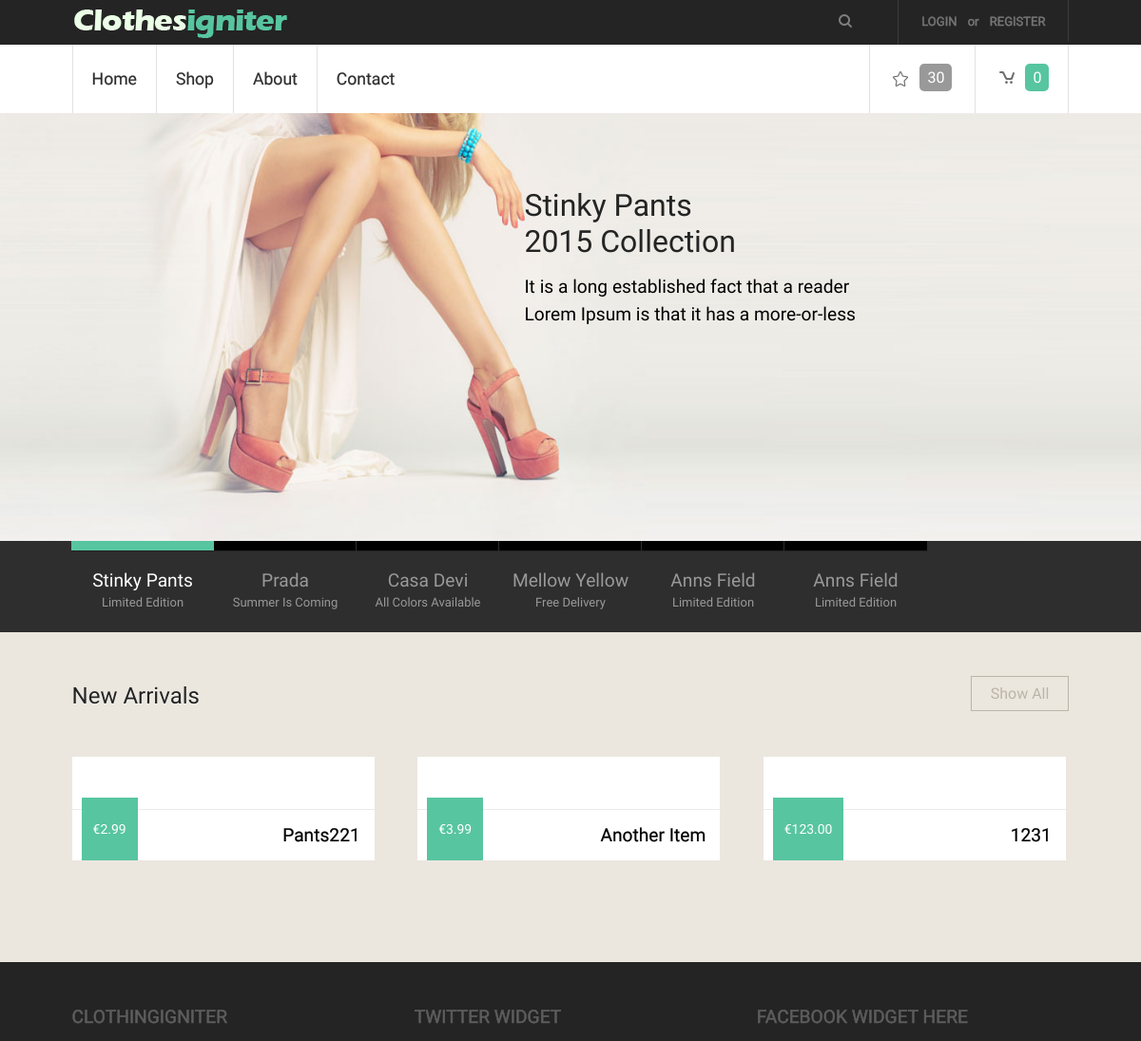
Before: / (upper part) with the older database file.
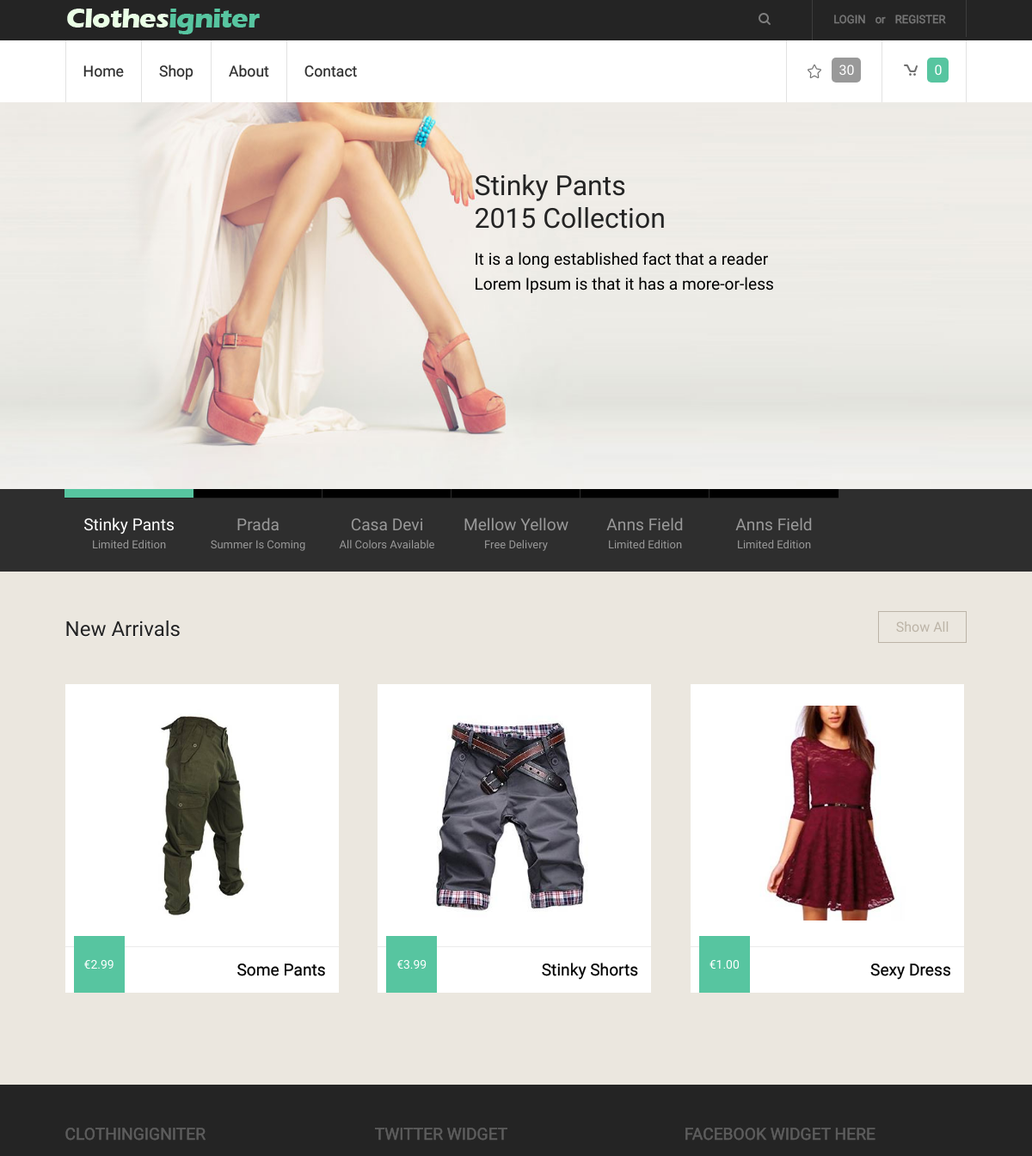
After: the same page with the newer database file.
### tables this page shows
CREATE TABLE IF NOT EXISTS `store_items` (
`id` int(11) NOT NULL,
  `item_name` varchar(240) NOT NULL,
  `item_price` decimal(7,2) NOT NULL,
  `image_small` varchar(240) NOT NULL,
  `image_large` varchar(240) NOT NULL,
  `item_description` text NOT NULL,
  `rating` int(11) NOT NULL DEFAULT '0',
  `categoryID` int(11) NOT NULL,
  `brandID` int(11) NOT NULL,
  `item_description_short` text NOT NULL
);

### application/views/includes/homepage/template.php (called while the page is built, shortened)
<?php $this->load->view('includes/homepage/header');?>
<?php $this->load->view($main_content);?>

### application/controllers/site.php (called while the page is built, shortened)
<?php
class Site extends CI_Controller{
    function __construct()
    {
        $this->load->model('item_model');
        $this->load->model('category_model');
        $this->load->model('brand_model');
    }
    function index(){
        $data['items'] = $this->item_model->get_item();
        $data['items'] = array($data['items'][0], $data['items'][1], $data['items'][2]);
        $data['main_content'] = 'homepage';
        $this->load->view('includes/homepage/template', $data);
    }
}

### index.php (called while the page is built, shortened)
<?php
require_once BASEPATH.'core/CodeIgniter.php';

### application/models/Item_model.php (called while the page is built, shortened)
<?php
class Item_model extends CI_Model
{
    public function get_item($id = FALSE)
    {
        if (!$id)
        {
            $query = $this->db->get('store_items');
            if ($query->num_rows() > 0) {
                foreach ($query->result() as $row) {
                    $data[] = $row;
                }
                return $data;
            }
            return false;
        }
        $query = $this->db->get_where('store_items', array('id' => $id));
        return $query->row_array();
    }
}

### application/views/homepage.php (the view, shortened to what this page needs)
<div class="slider">
    <div class="image-slider">
        <div class="wrapper">
            <div id="ei-slider" class="ei-slider">
                <ul class="ei-slider-large">
                    <li>
                        <img src="<?php echo base_url();?>images/slider-image1.jpg" alt="image06"/>
                        <div class="ei-title">
                             <h2>Stinky Pants <br>	2015 collection</h2>
                            <h3 class="active">It is a long established fact that a reader<br>
                                Lorem Ipsum is that it has a more-or-less
                            </h3>
                        </div>
                    </li>
                </ul>
                <ul class="ei-slider-thumbs">
                    <li class="ei-slider-element">Current</li>
                    <li>
                        <a href="#">
                            <span class="active">Stinky pants</span>
                            <p>limited edition</p>
                        </a>
                    </li>
                    <li  class="hide1"><a href="#"><span>prada</span><p>summer is coming</p></a><img src="<?php echo base_url();?>images/thumbs/3.jpg" alt="thumb02" /></li>
                    <li class="hide1"><a href="#"><span>casa devi</span><p>all colors available</p> </a><img src="<?php echo base_url();?>images/thumbs/4.jpg" alt="thumb03" /></li>
                    <li><a href="#"><span>mellow yellow</span><p>free delivery</p> </a><img src="<?php echo base_url();?>images/thumbs/1.jpg" alt="thumb04" /></li>
                    <li><a href="#"><span>anns field</span><p>limited edition</p> </a><img src="<?php echo base_url();?>images/thumbs/5.jpg" alt="thumb05" /></li>
                    <li><a href="#"><span>anns field</span><p>limited edition</p> </a><img src="<?php echo base_url();?>images/thumbs/3.jpg" alt="thumb07" /></li>
                </ul>
            </div>
        </div>
    </div>
</div>
<div class="main_bg">
    <div class="wrap">
        <div class="main">
            <div class="top_main">
                <h2>new arrivals</h2>
                <?php echo anchor('store', 'Show All'); ?>
            </div>
            <div class="grids_of_3">
                <?php foreach($items as $item) { ?>
                <div class="grid1_of_3">
                    <a href="<?php echo base_url() . 'index.php/item/view/'.$item->id ?>">
                        <img src="<?php echo base_url() . "images/clothes/" . $item->image_large; ?>"  alt=""/>
                        <h3><?php echo $item->item_name ?></h3>
                        <span class="price">&euro;<?php echo $item->item_price ?></span>
                    </a>
                </div>
                <?php } ?>
            </div>
        </div>
    </div>
</div>

Changed rows visible on the page:
removed store_items: item_name "1231", item_price "123.00"
changed store_items: image_large: picture added; item_name "Pants221" → "Some Pants"
changed store_items: image_large: picture added; item_name "Another Item" → "Stinky Shorts"
added store_items: image_large (picture), item_name "Sexy Dress", item_price "1.00"
